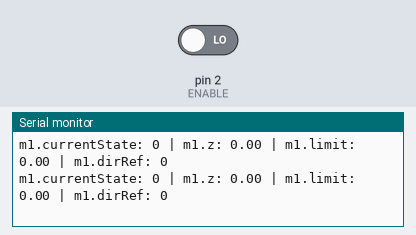
This sketch was run on a simulated Arduino Uno, built with avr-gcc and run on an emulated ATmega328P. Shown: the last lines printed to the serial monitor. The test bench sets the inputs (shaded band); at power-on: pin 2 (ENABLE) LOW. Random numbers use the default seed unless the sketch sets one.

Above: at 1.2 s.
1.3 s: pin 2 (ENABLE) driven HIGH
At 1.42 s:
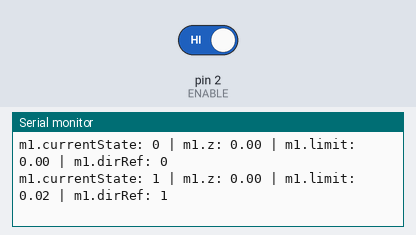
At 10.24 s:
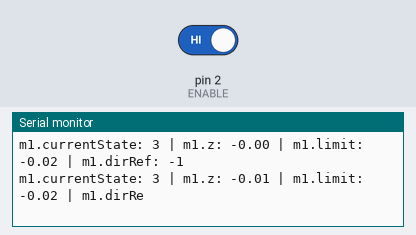
Timing chart, 0 to 10.3 s (numbered marks = the images above; inputs shaded):
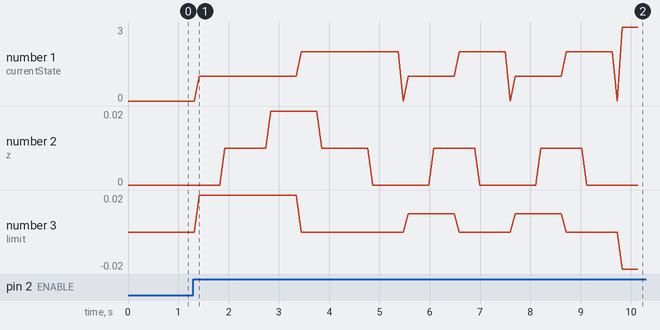

The sketch:

DynaTable_IDE_v4.ino
```cpp
#include <Servo.h>
#include <math.h>
#include <stdio.h>
#include <stdlib.h>

// Declaration of structures

struct motorDC {
  float z, limit, v;
  int dirRef, currentState;
};

struct motorSV {
  float pos, limit, v;
  int dirRef, currentState;
};

// Initialization of constants

const int L = 5; // Number of levels

const float D = 100; // Time step size in ms

const float A = 0.02; // Maximum amplitude

const int DC1M1 = 12; // Motor pins
const int DC1M2 = 13;
//const int DC2M1 = 10;
//const int DC2M2 = 11;

//const int SV3 = ?;
//const int SV4 = ?;

const int ENABLE = 2; // Enable pin

// Initialization of variables used in the main functions and the FSM

int mode = 0; // Continuous mode if 'true', pulse mode if 'false'
int enable = 0; // In pulse mode, start cycle if 'true'

// Initialization of motor structures

motorDC m1 = {0, 0, 0.01, 0, 0};
//motorDC m2 = {0, 0, 0.01, 0, 0};

//Servo sv3;

//motorSV m3 = {90, 90, 1, 0, 0};

void setup() {
  pinMode(ENABLE, INPUT);

	pinMode(DC1M2, OUTPUT);
	pinMode(DC1M1, OUTPUT);

//  pinMode(DC2M2, OUTPUT);
//  pinMode(DC2M1, OUTPUT);

//  sv3.attach(SV3);

	Serial.begin(9600);

  digitalWrite(13, LOW);
  digitalWrite(12, LOW);

  digitalWrite(2, LOW);

}

int i = 0;
int changed = 0;

void loop() {

  enable = digitalRead(ENABLE);

  if (enable == 1 && changed == 0) {
    i++;

    if (i > 10) {
      if (mode == 1) {
        mode = 0;
      }else if (mode == 0) {
        mode = 1;
      }else{
        mode = mode;
      }
      changed = 1;
    }

  }else{
    i = 0;

  }

  if (enable == 0) {
    changed = 0;
  }

  Serial.print("m1.currentState: ");
  Serial.print(m1.currentState);
  Serial.print(" | m1.z: ");
  Serial.print(m1.z);
  Serial.print(" | m1.limit: ");
  Serial.print(m1.limit);
  Serial.print(" | m1.dirRef: ");
  Serial.print(m1.dirRef);

  m1 = stateMachineDC(m1);

  m1.z = m1.z + (m1.dirRef*m1.v*(D/1000));

  Serial.print("\n");

//  Serial.print("m2.currentState: ");
//  Serial.print(m2.currentState);
//  Serial.print(" | m2.z: ");
//  Serial.print(m2.z);
//  Serial.print(" | m2.limit: ");
//  Serial.print(m2.limit);
//  Serial.print(" | m2.dirRef: ");
//  Serial.print(m2.dirRef);
//
//  mode = digitalRead(MODE);
//  enable = digitalRead(ENABLE);
//
//	m2 = stateMachine(m2);
//
//	m2.z = m2.z + m2.dirRef;
//
//  Serial.print("\n");

	switch (m1.dirRef) {
		case -1:

		digitalWrite(DC1M2, LOW);
		digitalWrite(DC1M1, HIGH);

		break;

		case 0:

		digitalWrite(DC1M2, LOW);
		digitalWrite(DC1M1, LOW);

		break;

		case 1:

		digitalWrite(DC1M2, HIGH);
		digitalWrite(DC1M1, LOW);

		break;

	}

//  switch (m2.dirRef) {
//    case -1:
//
//    digitalWrite(DC2M2, LOW);
//    digitalWrite(DC2M1, HIGH);
//
//    break;
//
//    case 0:
//
//    digitalWrite(DC2M2, LOW);
//    digitalWrite(DC2M1, LOW);
//
//    break;
//
//    case 1:
//
//    digitalWrite(DC2M2, HIGH);
//    digitalWrite(DC2M1, LOW);
//
//    break;
//
//  }

//  digitalWrite(DC1M2, LOW);
//  digitalWrite(DC1M1, LOW);
//
//  digitalWrite(DC2M2, LOW);
//  digitalWrite(DC2M1, LOW);

//  Serial.print("m3.currentState: ");
//  Serial.print(m3.currentState);
//  Serial.print(" | m3.pos: ");
//  Serial.print(m3.pos);
//  Serial.print(" | m3.limit: ");
//  Serial.print(m3.limit);
//  Serial.print(" | m3.dirRef: ");
//  Serial.print(m3.dirRef);
//
//  mode = digitalRead(MODE);
//  enable = digitalRead(ENABLE);
//
//  m3 = stateMachineSV(m3);
//
//  m3.pos = m3.pos + m3.dirRef*m3.v;
//
//  sv3.write(m3.limit);

	delay(D);

}
```

functions_v4.ino
```cpp
// Rotational direction calculated from the outputs of the rotary encoder

//bool rotEncAPrev = false;
//bool rotDirPrev = false;
//
//bool rotDir (bool rotEncA, bool rotEncB) {
//  bool rotDir = 0;
//
//  if (rotEncA != rotEncAPrev) {
//    rotDir = rotEncA^rotEncB && rotEncA^rotEncAPrev;
//  }else{
//    rotDir = rotDirPrev;
//  }
//  rotEncAPrev=rotEncA;
//  rotDirPrev=rotDir;
//
//  return rotDir;
//
//}

// The FSM used to determine the output of the motor

motorDC stateMachineDC(motorDC mTemp) {

  switch (mTemp.currentState) {
    case 0:

    if (mode == 1 || (mode == 0 && enable == 1)) {
      while (mTemp.limit == 0) {

        mTemp.limit = 2*A*random(-(L-1)/2,(L-1)/2+1)/(L-1);

      }

      if (mTemp.limit > 0) {
        mTemp.dirRef = 1;
        mTemp.currentState = 1;
      }else if (mTemp.limit < 0) {
        mTemp.dirRef = -1;
        mTemp.currentState = 3;
      }else{
        mTemp.dirRef = 0;
        mTemp.currentState = 0;
      }

    }else{
      mTemp.currentState = 0;
      mTemp.limit = 0;
      mTemp.dirRef = 0;
    }

    break;

    case 1:

    if (mTemp.z >= mTemp.limit) {
      mTemp.currentState = 2;
      mTemp.limit = 0;
      mTemp.dirRef = -1;
    }else{
      mTemp.currentState = 1;
      mTemp.limit = m1.limit;
      mTemp.dirRef = 1;
    }

    break;

    case 2:

    if (mTemp.z <= mTemp.limit) {
      mTemp.currentState = 0;
      mTemp.limit = 0;
      mTemp.dirRef = 0;
    }else{
      mTemp.currentState = 2;
      mTemp.limit = 0;
      mTemp.dirRef = -1;
    }

    break;

    case 3:

    if (mTemp.z <= mTemp.limit) {
      mTemp.currentState = 4;
      mTemp.limit = 0;
      mTemp.dirRef = 1;
    }else{
      mTemp.currentState = 3;
      mTemp.limit = mTemp.limit;
      mTemp.dirRef = -1;
    }

    break;

    case 4:

    if (mTemp.z >= mTemp.limit) {
      mTemp.currentState = 0;
      mTemp.limit = 0;
      mTemp.dirRef = 0;
    }else{
      mTemp.currentState = 4;
      mTemp.limit = 0;
      mTemp.dirRef = 1;
    }

    break;

  }

  return mTemp;

}

motorSV stateMachineSV(motorSV mTemp) {

  switch (mTemp.currentState) {
    case 0:

    if (mode == true || (mode == false && enable == true)) {
      while (mTemp.limit == 90) {

        mTemp.limit = random(0, 180);

      }

      if (mTemp.limit > 90) {
        mTemp.dirRef = 1;
        mTemp.currentState = 1;
      }else if (mTemp.limit < 90) {
        mTemp.dirRef = -1;
        mTemp.currentState = 3;
      }else{
        mTemp.dirRef = 0;
        mTemp.currentState = 0;
      }

      }else{
        mTemp.currentState = 0;
        mTemp.limit = 0;
        mTemp.dirRef = 0;
      }

    break;

    case 1:

    if (mTemp.pos >= mTemp.limit) {
      mTemp.currentState = 2;
      mTemp.limit = 0;
      mTemp.dirRef = -1;
    }else{
      mTemp.currentState = 1;
      mTemp.limit = mTemp.limit;
      mTemp.dirRef = 1;
    }

    break;

    case 2:

    if (mTemp.pos <= mTemp.limit) {
      mTemp.currentState = 0;
      mTemp.limit = 0;
      mTemp.dirRef = 0;
    }else{
      mTemp.currentState = 2;
      mTemp.limit = 0;
      mTemp.dirRef = -1;
    }

    break;

    case 3:

    if (mTemp.pos <= mTemp.limit) {
      mTemp.currentState = 4;
      mTemp.limit = 0;
      mTemp.dirRef = 1;
    }else{
      mTemp.currentState = 3;
      mTemp.limit = m1.limit;
      mTemp.dirRef = -1;
    }

    break;

    case 4:

    if (mTemp.pos >= mTemp.limit) {
      mTemp.currentState = 0;
      mTemp.limit = 0;
      mTemp.dirRef = 0;
    }else{
      mTemp.currentState = 4;
      mTemp.limit = 0;
      mTemp.dirRef = 1;
    }

    break;

  }

  return mTemp;

}
```

Measured:
- after the input at 1.3 s, the serial monitor: prints a new line after 0.12 s (image 1)
- plotted number 1: 0 → 3 after the input at 1.3 s
- plotted number 3: 0 → -0.02 after the input at 1.3 s
